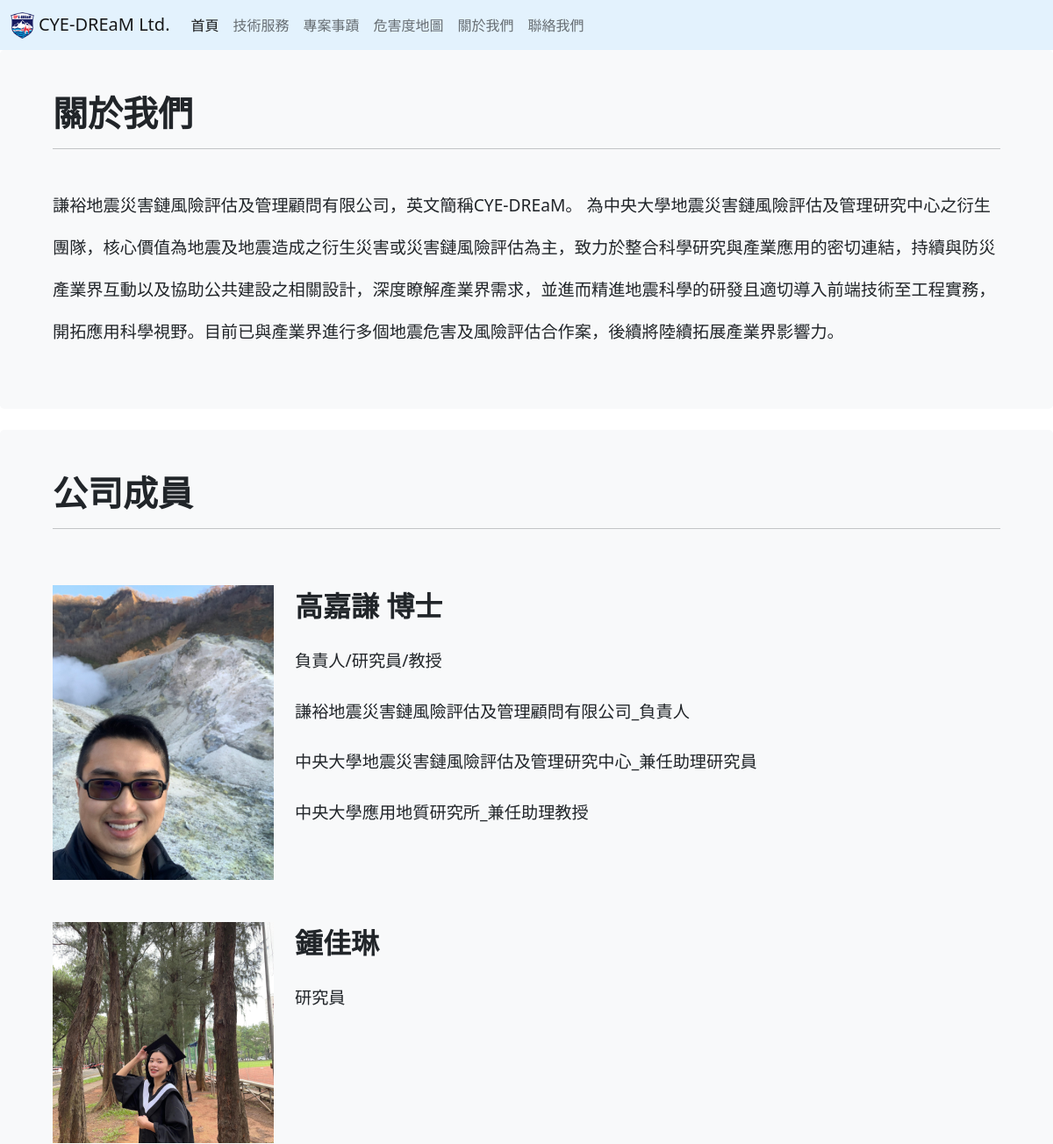
The page /AboutUs/ (upper part) on the database as committed earlier.
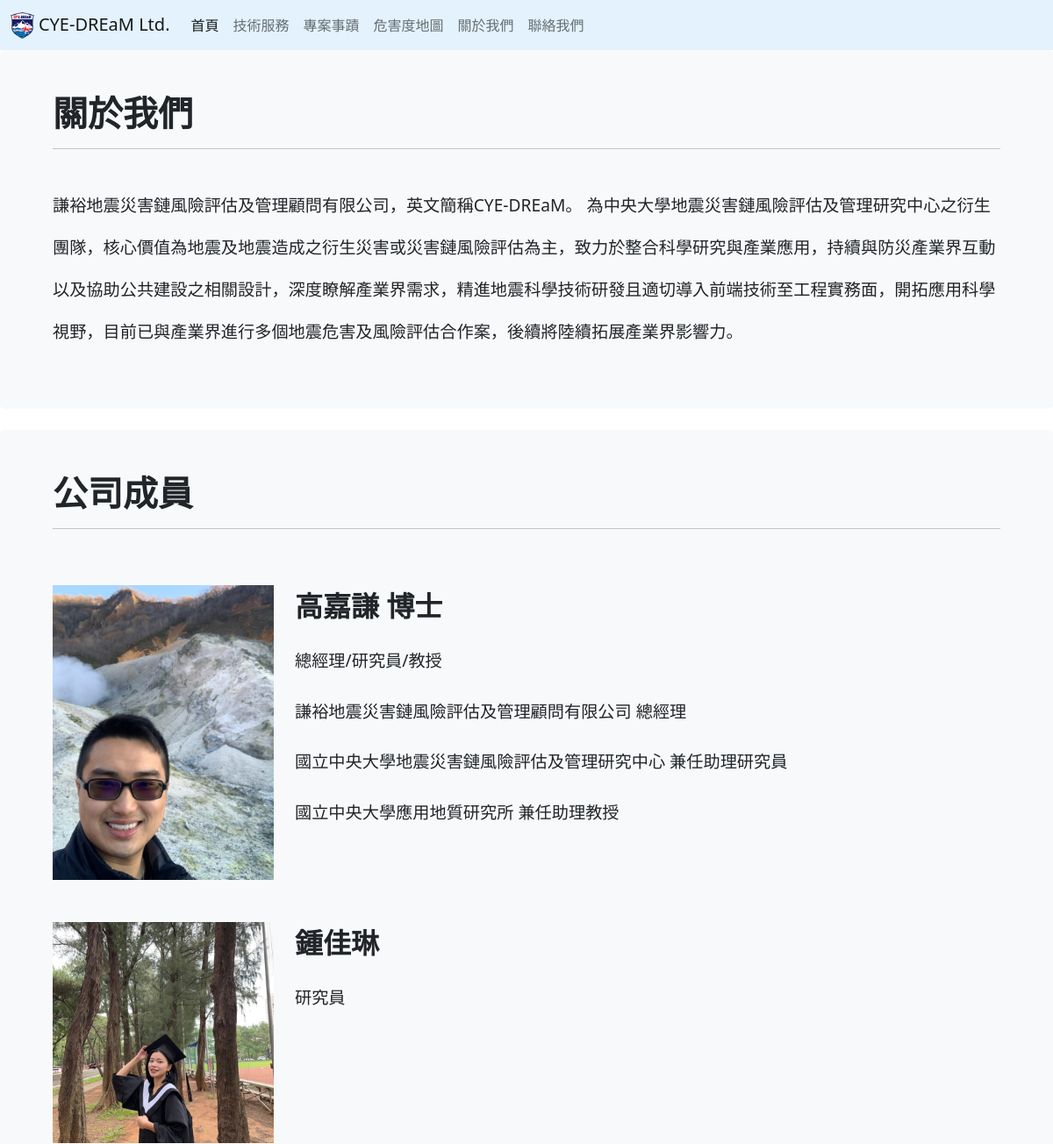
The same page on the database as committed later.
### about/models.py (models this page shows, shortened)
class AboutContent(models.Model):
    name = models.CharField('公司名稱', max_length=20)
    logo= models.ImageField("公司logo",storage=OverwriteStorage(),upload_to='',blank=True)
    title = models.CharField('標題', max_length=20)
    content=models.TextField("內容", max_length=600,blank=True)
    member_title=models.CharField('成員標題', max_length=20)
    bottom_title=models.CharField('底部標題', max_length=20,blank=True)
    bottom_content=models.TextField('底部內容', max_length=300,blank=True)
    bottom_email=models.CharField('底部email', max_length=100,blank=True)
    bottom_phone=models.CharField('底部連絡電話', max_length=50,blank=True)

class Member(models.Model):
    name= models.CharField('成員名稱', max_length=20)
    pic_url = models.ImageField("成員照片URL",storage=OverwriteStorage(),upload_to='AboutUs_image/',blank=True)
    experience1= models.CharField('經歷1', max_length=30,blank=True)
    experience2= models.CharField('經歷2', max_length=30,blank=True)
    experience3= models.CharField('經歷3', max_length=30,blank=True)
    experience4= models.CharField('經歷4', max_length=30,blank=True)
    phone= models.CharField('連絡電話', max_length=30,blank=True)
    introduce = models.TextField('成員介紹', max_length=500,blank=True)

### about/views.py (the view)
# urls.py: path("",views.showAboutUs),
def showAboutUs(request):
    aboutus_content=AboutContent.objects.all()
    member=Member.objects.all()
    return render(request,"AboutUs.html",{"aboutus_content":aboutus_content,"member_content":member})

### templates/AboutUs.html (shortened to what this page needs)
{% load static %}
<!DOCTYPE html>
<html lang="en">
{% for content in aboutus_content %}
<head>
    <link href="https://cdn.jsdelivr.net/npm/bootstrap@5.0.2/dist/css/bootstrap.min.css" rel="stylesheet"
>
    <link rel="stylesheet" href="{% static 'css/AboutUs.css' %}">
</head>
<body>
    <nav class="navbar navbar-expand-lg navbar-light" style='background-color: #e3f2fd;'>
        <div class="container-xxl">
            <a class="navbar-brand" href="..">
                <img src="../static/assets/{{ content.logo }}" alt="" height="30"
                    class="d-inline-block align-text-top">
                {{content.name}}</a>
            <div class="collapse navbar-collapse" id="navbarSupportedContent">
                <ul class="navbar-nav me-auto mb-2 mb-lg-0">
                    <li class="nav-item">
                        <a class="nav-link active" aria-current="page" href="..">首頁</a>
                    </li>
                    <li class="nav-item">
                        <a class="nav-link" href="../Service">技術服務</a>
                    </li>
                    <li class="nav-item">
                        <a class="nav-link" href="../Experience">專案事蹟</a>
                    </li>
                    <li class="nav-item">
                        <a class="nav-link" href="../MapPage">危害度地圖</a>
                    </li>
                    <li class="nav-item">
                        <a class="nav-link" href="">關於我們</a>
                    </li>
                    <li class="nav-item">
                        <a class="nav-link" href="../Contact">聯絡我們</a>
                    </li>
                </ul>
            </div>
        </div>
    </nav>
    <div class="p-5 mb-4 bg-light rounded-3">
        <div class="container">
            <h1 class="display-8 fw-bold">{{content.title}}</h1>
            <hr>
            <br>
            <p class="col-12 col-md-8" style="width:100%;font-size:120%;line-height: 2.5;">
                {{content.content}}<br>
            </p>
        </div>
    </div>
    <div class="p-5 mb-4 bg-light rounded-3">
        <div class="container">
            <h1 class="display-6 fw-bold">{{content.member_title}}</h1>
            <hr>
            <br>
            <br>
            {% for member in member_content %}
                <div class="row">
                    <div class="col-12 col-md-3">
                        <img src="../static/assets/{{ member.pic_url }}" alt="pic" width="100%">
                    </div>
                    <div class="col-12 col-md-9">
                        <span style="font-size:200%;font-weight:bold;">{{member.name}}</span><br><br>
                        <span style="font-size:120%;">{{member.experience1}}<br><br>
                        {{member.experience2}}<br><br>
                        {{member.experience3}}<br><br>
                        {{member.experience4}}<br><br>
                        {{member.phone}}<br><br>
                        </span>
                    </div>
                </div>
            <br>
            {% endfor %}
        </div>
    </div>
</body>
{% endfor %}
</html>

Rows that differ between the two databases and show on the page:
changed AboutContent "關於我們": content "謙裕地震災害鏈風險評估及管理顧問有限公司，英文簡稱CYE-DREaM。 為中央大學地震災害鏈風險評估及管理研究中心之衍生團隊，核心價值為地震及地震造成之衍生災害或災害鏈風險評估為主，致力於整合科學研究與產業應用的密切連結，持續與防災產業界互動以及協助公共建設之相關設計，深度瞭解產業界需求，並進而精進地震科學的研發且適切導入前端技術至工程實務，開拓應用科學視野。目前已與產業界進行多個地震危害及風險評估合作案，後續將陸續拓展產業界影響力。" → "謙裕地震災害鏈風險評估及管理顧問有限公司，英文簡稱CYE-DREaM。 為中央大學地震災害鏈風險評估及管理研究中心之衍生團隊，核心價值為地震及地震造成之衍生災害或災害鏈風險評估為主，致力於整合科學研究與產業應用，持續與防災產業界互動以及協助公共建設之相關設計，深度瞭解產業界需求，精進地震科學技術研發且適切導入前端技術至工程實務面，開拓應用科學視野，目前已與產業界進行多個地震危害及風險評估合作案，後續將陸續拓展產業界影響力。"
changed Member "高嘉謙 博士": experience1 "負責人/研究員/教授" → "總經理/研究員/教授"; experience2 "謙裕地震災害鏈風險評估及管理顧問有限公司_負責人" → "謙裕地震災害鏈風險評估及管理顧問有限公司 總經理"; experience3 "中央大學地震災害鏈風險評估及管理研究中心_兼任助理研究員" → "國立中央大學地震災害鏈風險評估及管理研究中心 兼任助理研究員"; experience4 "中央大學應用地質研究所_兼任助理教授" → "國立中央大學應用地質研究所 兼任助理教授"
